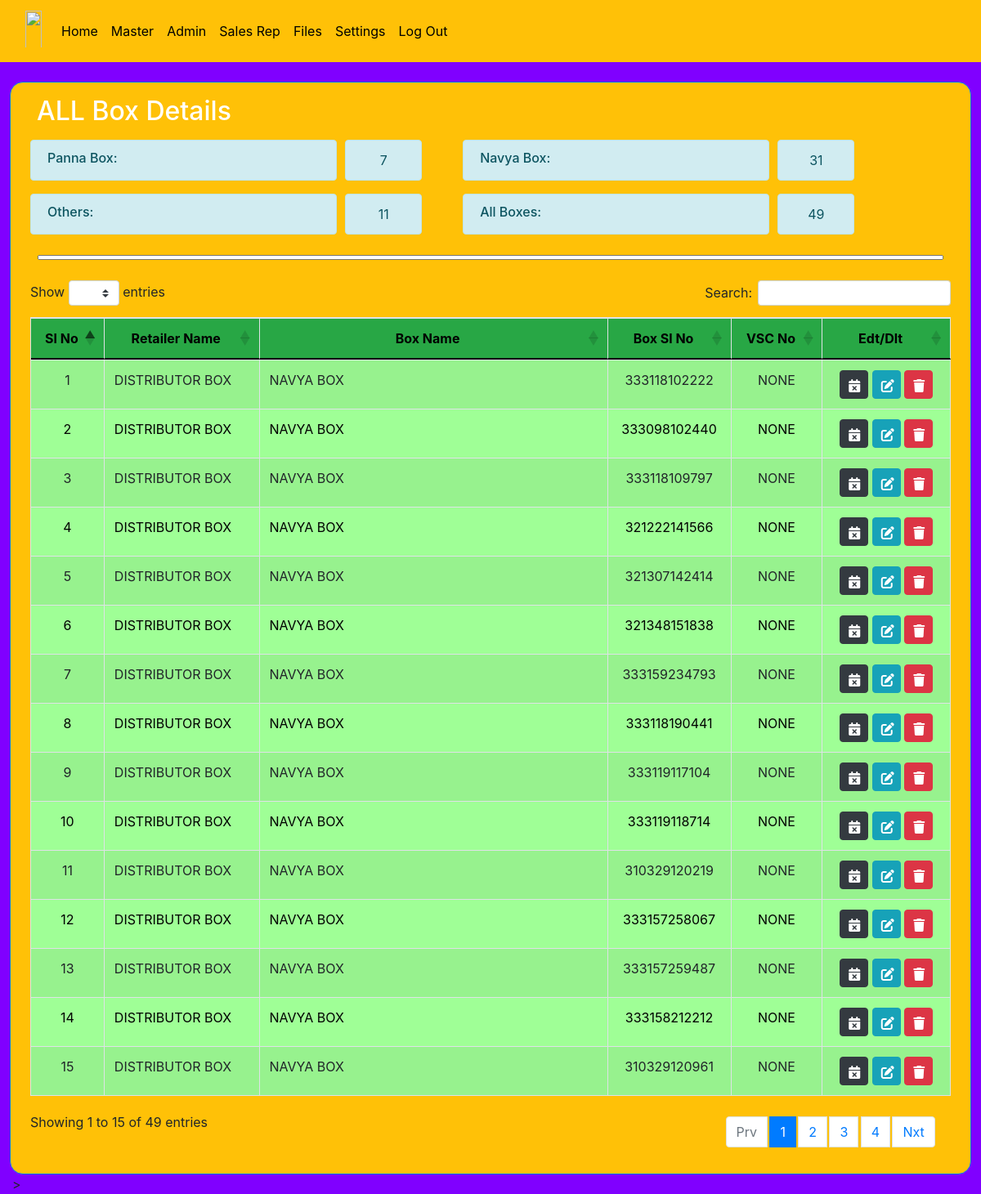
Screenshot of /close_box_master with the database file from the repository.
### d2h_manager/models.py (models this page shows, shortened)
class box_product(models.Model):
    r_name = models.ForeignKey(retailer_master,on_delete=models.CASCADE,null=True,blank=True)
    b_name = models.ForeignKey(box_master, on_delete=models.CASCADE)
    b_slno=models.CharField(max_length=50 ,null=True,blank=True)
    b_vscno=models.CharField(max_length=50 ,null=True,blank=True)
    woc_date = models.DateField(null=True, blank=True )
    set= models.CharField(choices=set_choice , max_length=50 ,null=True )

class retailer_master(models.Model):
    r_name=models.CharField(max_length=50 ,null=True)
    address=models.CharField(max_length=50 ,null=True)
    ph_no=models.CharField(max_length=50 ,null=True)
    def __str__(self):
        return self.r_name

class box_master(models.Model):
    b_name=models.CharField(max_length=50 ,null=True)
    def __str__(self):
        return self.b_name

### d2h_manager/views.py (the view)
# urls.py: path('close_box_master',views.close_box_master,name='close_box_master'),
def close_box_master(request):
    products1 = box_product.objects.filter(woc_date__isnull=True)
    return render(request, 'woc_all.html', {'products1':products1})

### d2h_manager/templates/woc_all.html (shortened to what this page needs)
{% extends 'blank_layout.html' %}
{% load static %}
{% block content %}
<link rel="stylesheet" type="text/css" href="https://stackpath.bootstrapcdn.com/bootstrap/4.5.2/css/bootstrap.min.css">
<link rel="stylesheet" type="text/css" href="https://cdn.datatables.net/1.10.25/css/dataTables.bootstrap4.min.css">
<div class="container-fluid">
    <div class="row">
        <div class="onlypc1 pt-3 ">
            <div class="bg-warning p-2 border border-5 rounded-4 border-primary onlypc1">
                <h2 class="text-white px-4 p-2 ">ALL Box Details</h2>
                <div class="container-fluid">
                    <div class="row px-3 p-0">
                        <h6 class="col-md-4 col-6 alert alert-info" style="margin-right: 10px;height:50px;">Panna Box:</h6>
                        <div id="totalCount" style="margin-right: 50px;height:50px;"
                            class="alert alert-info col-md-1 col-2 text-center" role="alert">
                        </div>
                        <h6 class="col-md-4 col-6 alert alert-info" style="margin-right: 10px;height:50px;">Navya Box:</h6>
                        <div id="totalCount1" style="margin-right: 50px;height:50px;"
                            class="alert alert-info col-md-1 col-2 text-center" role="alert">
                        </div>
                        <h6 class="col-md-4 col-6 alert alert-info" style="margin-right: 10px;height:50px;">Others:</h6>
                        <div id="totalCount2" style="margin-right: 50px;height:50px;"
                            class="alert alert-info col-md-1 col-2 text-center" role="alert">
                        </div>
                        <h6 class="col-md-4 col-6 alert alert-info" style="margin-right: 10px;height:50px;">All Boxes:</h6>
                        <div id="totalCount3" style="margin-right: 50px;height:50px;"
                            class="alert alert-info col-md-1 col-2 text-center" role="alert">
                        </div>
                    </div>
                </div>
                <div class="row px-3">
                    <div class="px-4 pt-0 col-12">
                        <input type="text" id="searchInput" style="height: 0px;width: 100%;">
                    </div>
                </div>
                <div class="p-2 table-container">
                    <div class="p-2">
                        <table id="example" class="table table-bordered table-striped" cellspacing="0" width="100%">
                            <thead>
                                <tr class="bg-success">
                                    <th class="text-center">Sl No</th>
                                    <th class="text-center">Retailer Name</th>
                                    <th class="text-center">Box Name</th>
                                    <th class="text-center">Box Sl No</th>
                                    <th class="text-center">VSC No</th>
                                    <th class="text-center">Edt/Dlt</th>
                                </tr>
                            </thead>
                            <tbody>
                                {% for product1 in products1 %}
                                <tr style="background-color: rgb(159, 255, 150);">
                                    <td class="text-center">{{ forloop.counter0|add:1 }}</td>
                                    <td class="">{{product1.r_name |upper}}</td>
                                    <td class="boxName">{{product1.b_name |upper}}</td>
                                    <td class="text-center">{{product1.b_slno |upper}}</td>
                                    <td class="text-center vscNo">{{product1.b_vscno |upper}}</td>
                                    <td class="text-center">
                                        <a href="{% url 'woc' product1.id %}"> <button style="height: 35px;width: 35px; padding-left: 10px;" class="btn btn-dark"><i class="fa-solid fa-calendar-xmark"></i></button></a>
                                        <a href="{% url 'box_details_edit' product1.id %}"> <button style="height: 35px;width: 35px; padding-left: 10px;" class="btn btn-info"><i class="fa-solid fa-pen-to-square"></i></button></a>
                                        <a href="{% url 'box_details_delete' product1.id %}"> <button style="height: 35px;width: 35px;padding-left: 10px;" class="btn btn-danger"><i class="fa-solid fa-trash"></i></button></a>
                                    </td>
                                </tr>
                                {% endfor %}
                            </tbody>
                        </table>
                    </div>
                </div>
            </div>
        </div>
    </div>>
    {% endblock %}

### d2h_manager/static/style.css (style rules this page uses)
.onlypc1 { padding-top: 30px; }

### rows the page displays
box_product: r_name "DISTRIBUTOR BOX", b_name "NAVYA BOX", b_slno "333118102222", b_vscno "NONE"
box_product: r_name "DISTRIBUTOR BOX", b_name "NAVYA BOX", b_slno "333098102440", b_vscno "NONE"
box_product: r_name "DISTRIBUTOR BOX", b_name "NAVYA BOX", b_slno "333118109797", b_vscno "NONE"
box_product: r_name "DISTRIBUTOR BOX", b_name "NAVYA BOX", b_slno "321222141566", b_vscno "NONE"
box_product: r_name "DISTRIBUTOR BOX", b_name "NAVYA BOX", b_slno "321307142414", b_vscno "NONE"
box_product: r_name "DISTRIBUTOR BOX", b_name "NAVYA BOX", b_slno "321348151838", b_vscno "NONE"
box_product: r_name "DISTRIBUTOR BOX", b_name "NAVYA BOX", b_slno "333159234793", b_vscno "NONE"
box_product: r_name "DISTRIBUTOR BOX", b_name "NAVYA BOX", b_slno "333118190441", b_vscno "NONE"
box_product: r_name "DISTRIBUTOR BOX", b_name "NAVYA BOX", b_slno "333119117104", b_vscno "NONE"
box_product: r_name "DISTRIBUTOR BOX", b_name "NAVYA BOX", b_slno "333119118714", b_vscno "NONE"
box_product: r_name "DISTRIBUTOR BOX", b_name "NAVYA BOX", b_slno "310329120219", b_vscno "NONE"
box_product: r_name "DISTRIBUTOR BOX", b_name "NAVYA BOX", b_slno "333157258067", b_vscno "NONE"
box_product: r_name "DISTRIBUTOR BOX", b_name "NAVYA BOX", b_slno "333157259487", b_vscno "NONE"
box_product: r_name "DISTRIBUTOR BOX", b_name "NAVYA BOX", b_slno "333158212212", b_vscno "NONE"
box_product: r_name "DISTRIBUTOR BOX", b_name "NAVYA BOX", b_slno "310329120961", b_vscno "NONE"
